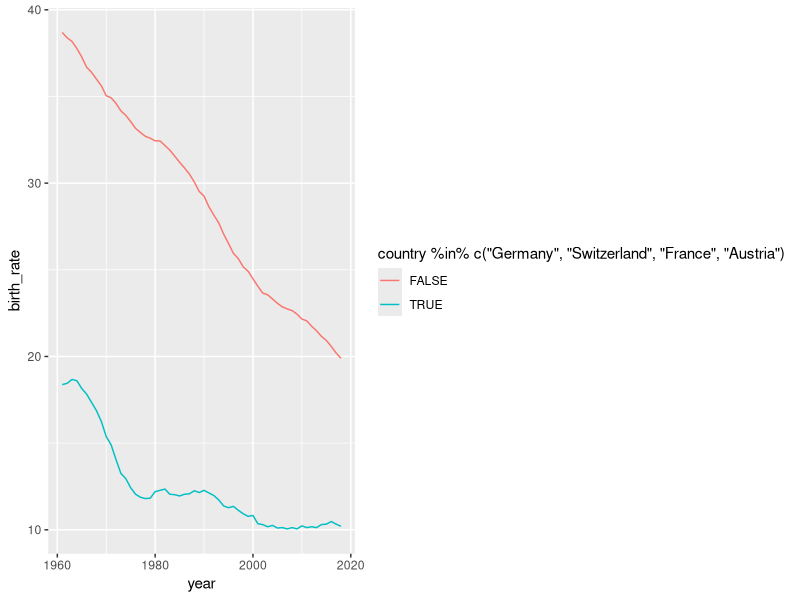
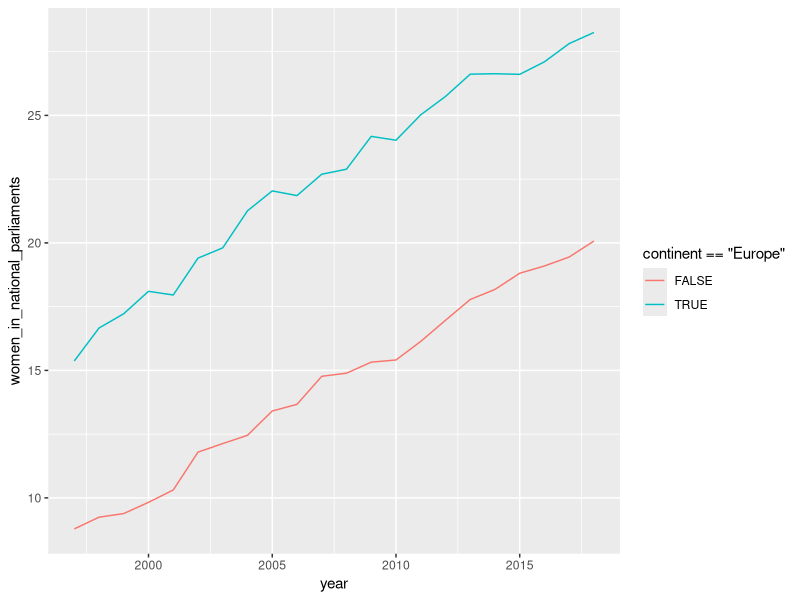
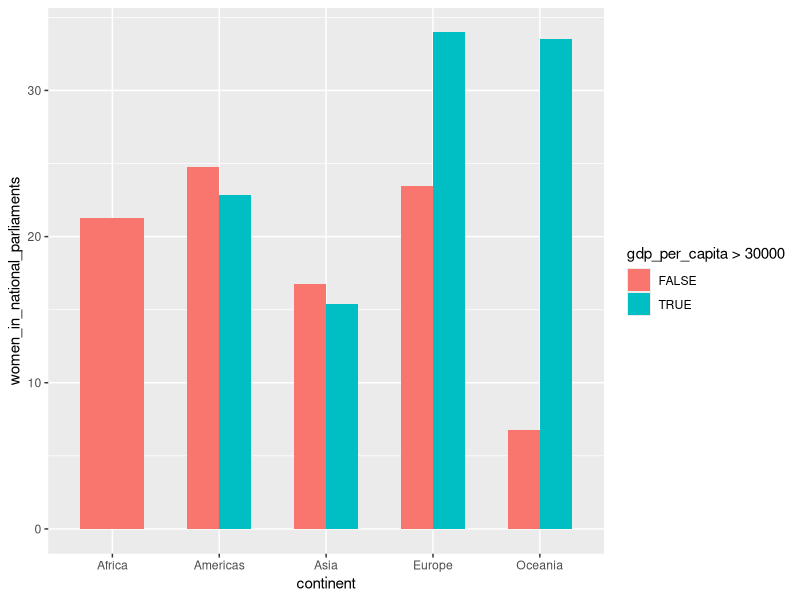

Source code (R) for these figures, in order:
library(tidyverse)

world_bank_countries <- read_csv("data/world_bank_countries.csv")


# Birth rate in a couple of countries vs. the rest of the world -----------
world_bank_countries %>% 
  ggplot(aes(x = year, y = birth_rate, 
             color = country %in% c("Germany", "Switzerland",
                                    "France", "Austria"))) +
  stat_summary(
    geom = "line",
    fun = "mean"
  )


# Women in parliament in Europe vs. the rest of the world ------------------
world_bank_countries %>% 
  ggplot(aes(x = year,
             y = women_in_national_parliaments,
             color = continent == "Europe")) + 
  stat_summary(
    fun = "mean",
    geom = "line"
  )


# Women in national parliaments compared to gdp per capita ----------------
world_bank_countries %>% 
  filter(year == 2017) %>% 
  drop_na(gdp_per_capita) %>% 
  ggplot(aes(x = continent, y = women_in_national_parliaments,
             fill = gdp_per_capita > 30000)) +
  stat_summary(
    geom = "bar",
    fun = "mean",
    width = .6,
    position = position_dodge2(padding = 0)
  )
